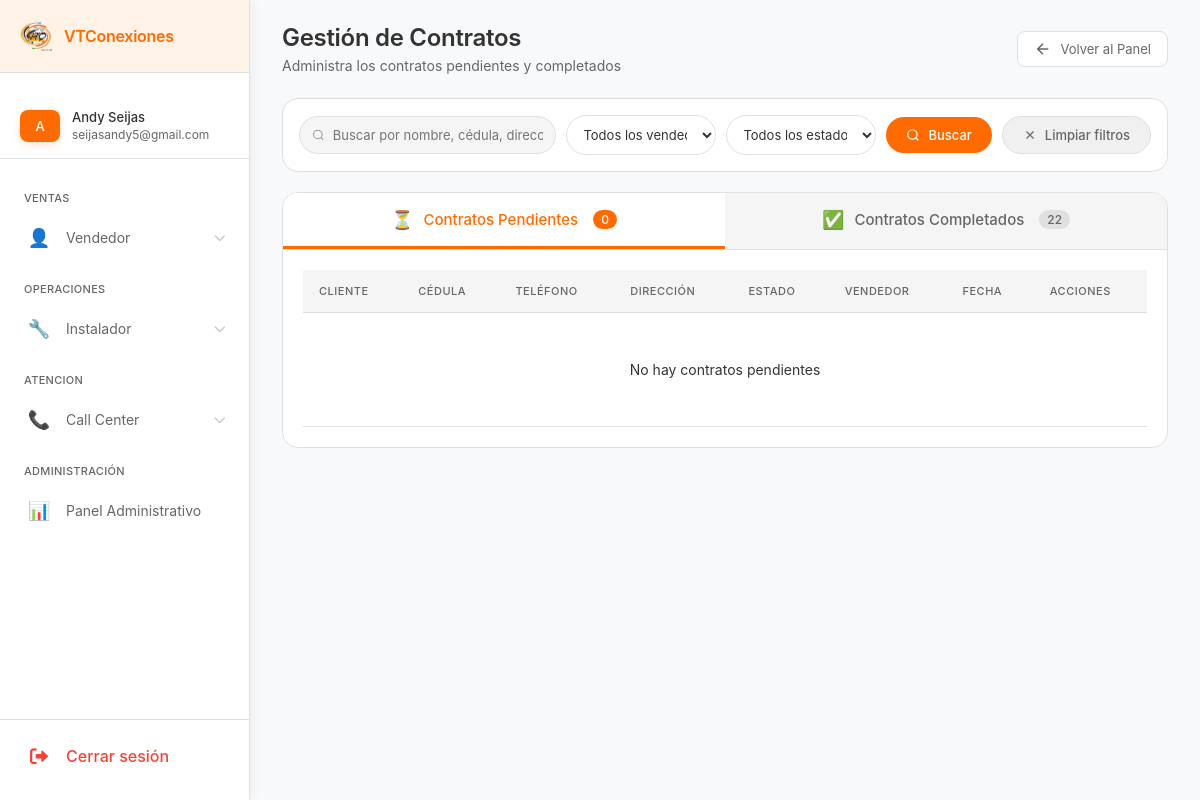
The page /administrador/contratos/ (signed in) on the database as committed earlier.
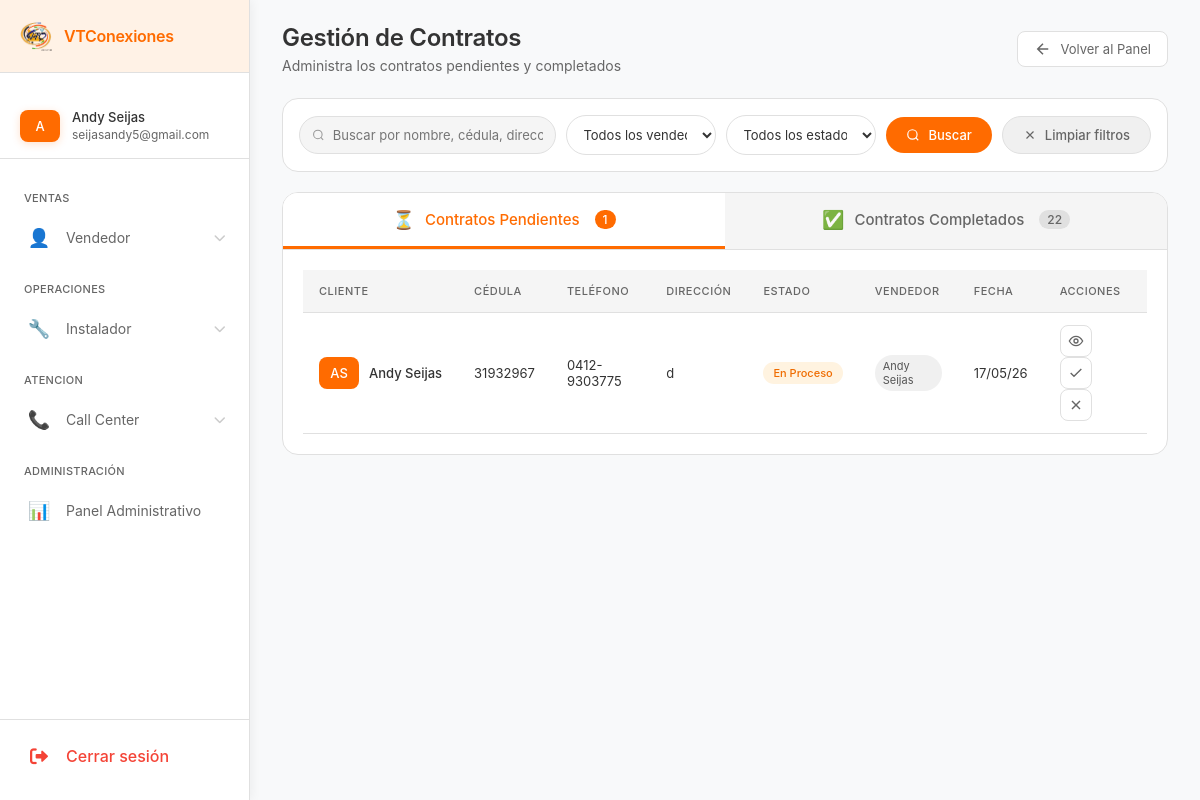
The same page on the database as committed later.
### myapp/models.py (models this page shows, shortened)
class ContratoCliente(models.Model):
    class SimplePlusChoices(models.TextChoices):
        SI = 'SI', 'Sí'
        NO = 'NO', 'No'
    class EstadoContrato(models.TextChoices):
        EN_PROCESO = 'EN_PROCESO', 'En Proceso'
        COMPLETADO = 'COMPLETADO', 'Completado'
        NO_COMPLETADO = 'NO_COMPLETADO', 'No Completado'
        RENUNCIADO = 'RENUNCIADO', 'Renunciado'
    cliente_potencial = models.ForeignKey('ClientePotencial',on_delete=models.CASCADE,related_name='contratos',verbose_name="Cliente Potencial")
    otro_telefono = models.CharField(max_length=20,verbose_name="Otro Teléfono",blank=True,null=True,help_text="Teléfono adicional de contacto")
    correo_electronico = models.EmailField(verbose_name="Correo Electrónico",max_length=254,unique=True)
    direccion_detallada = models.TextField(max_length=500,verbose_name="Dirección Detallada",help_text="Calle, avenida, urbanización, casa/edificio, piso, apartamento")
    fecha_nacimiento = models.DateField(verbose_name="Fecha de Nacimiento")
    plan_contratado = models.ForeignKey(Plan,on_delete=models.PROTECT,related_name='contratos',verbose_name="Plan a Contratar")
    simple_plus = models.CharField(max_length=2,choices=SimplePlusChoices.choices,default=SimplePlusChoices.NO,verbose_name="Simple Plus",help_text="¿El cliente tiene Simple Plus?")
    modalidad_equipo = models.ForeignKey(ModalidadEquipo,on_delete=models.PROTECT,related_name='contratos',verbose_name="Modalidad del Equipo")
    punto_referencia = models.CharField(max_length=255,verbose_name="Punto de Referencia",help_text="Referencia para encontrar la ubicación")
    tipo_vivienda = models.ForeignKey(TipoVivienda,on_delete=models.PROTECT,related_name='contratos',verbose_name="Tipo de Vivienda")
    numero_casa = models.CharField(max_length=50,verbose_name="Número de Casa/Edificio",help_text="Número de la casa, edificio, apartamento")
    latitud = models.FloatField(verbose_name="Latitud",blank=True, null=True,help_text="Coordenada de la ubicación del cliente")
    longitud = models.FloatField(verbose_name="Longitud",blank=True, null=True, help_text="Coordenada de la ubicación del cliente")
    cashea = models.BooleanField(
        default=False,
        verbose_name="Cashea"
    )
    numero_pago_movil = models.CharField(blank=True, null=True,max_length=20,verbose_name="Número de Pago Móvil",help_text="Número de teléfono donde se realizó el pago")
    foto_pago = models.ImageField(blank=True, null=True,upload_to='pagos/',verbose_name="Foto del Pago",help_text="Captura de pantalla o foto del comprobante de pago")
    red = models.ForeignKey(Red,on_delete=models.PROTECT,related_name='contratos',verbose_name="Red")
    ods = models.CharField(max_length=50,verbose_name="ODS",blank=True,null=True,help_text="Orden de Servicio (solo administrador)")
    customer_id = models.CharField(max_length=50,verbose_name="Customer ID",blank=True,null=True,help_text="ID del cliente en el sistema (solo administrador)")
    atr = models.CharField(default="*VTC Conexiones",max_length=50,verbose_name="ATR",blank=True,null=True,help_text="ATR")
    estado = models.CharField(max_length=15,choices=EstadoContrato.choices,default=EstadoContrato.EN_PROCESO,verbose_name="Estado del Contrato")
    creado_por = models.ForeignKey(User,on_delete=models.SET_NULL,null=True,blank=True,related_name='contratos_creados',verbose_name="Creado por")
    fecha_creacion = models.DateTimeField(
        verbose_name="Fecha de creación",
    )
    fecha_actualizacion = models.DateTimeField(
        auto_now=True,
        verbose_name="Última actualización"
    )
    fecha_completado = models.DateTimeField(
        null=True,
        blank=True,
        verbose_name="Fecha de completado",
        help_text="Fecha y hora en que el contrato cambió a COMPLETADO por primera vez"
    )
    class Meta:
        verbose_name = "Contrato de Cliente"
        verbose_name_plural = "Contratos de Clientes"
        ordering = ['-fecha_creacion']
        indexes = [
            models.Index(fields=['estado']),
            models.Index(fields=['fecha_creacion']),
            models.Index(fields=['correo_electronico']),
        ]

class ClientePotencial(models.Model):
    class InteresadoChoices(models.TextChoices):
        SI = 'SI', 'Sí'
        TAL_VEZ = 'TAL_VEZ', 'Tal vez'
        NO = 'NO', 'No'
    cedula = models.CharField(max_length=15,verbose_name="Cédula de Identidad",unique=True,  help_text="Ej: V-12345678, E-87654321",db_index=True)
    nombre = models.CharField(max_length=100,verbose_name="Nombre")
    apellido = models.CharField(max_length=100,verbose_name="Apellido")
    direccion = models.TextField(max_length=255,verbose_name="Dirección",blank=True,null=True)
    telefono = models.CharField(max_length=20, verbose_name="Teléfono",help_text="Ej: +58 412-1234567")
    posee_internet = models.BooleanField(default=False,verbose_name="¿Posee internet?", help_text="Marcar si ya tiene servicio de internet")
    interesado = models.CharField(max_length=10,choices=InteresadoChoices.choices,default=InteresadoChoices.TAL_VEZ,verbose_name="Nivel de interés")
    observacion = models.TextField(max_length=500,verbose_name="Observaciones",blank=True,null=True,help_text="Notas adicionales sobre el cliente")
    fecha_registro = models.DateField( default=datetime.date.today, verbose_name="Fecha de registro",help_text="Fecha en que se registró el cliente")
    creado_por = models.ForeignKey(User,on_delete=models.SET_NULL,  null=True,blank=True,related_name='clientes_potenciales_creados', verbose_name="Creado por",help_text="Usuario que registró este cliente")
    fecha_creacion = models.DateTimeField(auto_now_add=True,verbose_name="Fecha de creación en sistema")
    fecha_actualizacion = models.DateTimeField(auto_now=True,verbose_name="Última actualización")
    class Meta:
        verbose_name = "Cliente Potencial"
        verbose_name_plural = "Clientes Potenciales"
        ordering = ['-fecha_creacion']  # Ordenar por más recientes primero

### myapp/views_admin.py (the view, shortened to what this page needs)
# urls.py: path('administrador/contratos/', gestionar_contratos, name='gestionar_contratos'),
@login_required
def gestionar_contratos(request):
    es_admin = request.user.is_superuser or request.user.groups.filter(name='Administrador').exists()
    es_supervisor = request.user.groups.filter(name='Supervisor').exists()
    if not (es_admin or es_supervisor):
        messages.error(request, '⛔ Acceso denegado. No tienes permisos.')
        return redirect('dashboard')
    busqueda = request.GET.get('busqueda', '')
    vendedor_id = request.GET.get('vendedor', '')
    estado = request.GET.get('estado', '')
    tab_activa = request.GET.get('tab', 'pendientes')
    contratos_pendientes = ContratoCliente.objects.filter(
        Q(customer_id__isnull=True) | Q(customer_id='') |
        Q(ods__isnull=True) | Q(ods='')
    ).exclude(estado='NO_COMPLETADO').select_related('cliente_potencial', 'creado_por', 'plan_contratado')
    contratos_completados = ContratoCliente.objects.exclude(
        Q(customer_id__isnull=True) | Q(customer_id='') |
        Q(ods__isnull=True) | Q(ods='')
    ).exclude(estado='NO_COMPLETADO').select_related('cliente_potencial', 'creado_por', 'plan_contratado')
    contratos_no_completados = ContratoCliente.objects.filter(estado='NO_COMPLETADO').select_related('cliente_potencial', 'creado_por', 'plan_contratado')
    contratos_no_completados_count = contratos_no_completados.count()
    if estado == 'NO_COMPLETADO':
        contratos_activos = contratos_no_completados
    else:
        if tab_activa == 'pendientes':
            contratos_activos = contratos_pendientes
        else:
            contratos_activos = contratos_completados
    if vendedor_id and estado != 'NO_COMPLETADO':
        contratos_pendientes = contratos_pendientes.filter(creado_por_id=vendedor_id)
        contratos_completados = contratos_completados.filter(creado_por_id=vendedor_id)
    elif vendedor_id and estado == 'NO_COMPLETADO':
        contratos_no_completados = contratos_no_completados.filter(creado_por_id=vendedor_id)
    contratos_pendientes = contratos_pendientes.order_by('-fecha_creacion')
    contratos_completados = contratos_completados.order_by('-fecha_creacion')
    contratos_no_completados = contratos_no_completados.order_by('-fecha_creacion')
    from django.core.paginator import Paginator
    if estado == 'NO_COMPLETADO':
        paginator_pendientes = Paginator(contratos_no_completados, 10)
        page_pendientes = request.GET.get('page_pendientes', 1)
        contratos_pendientes_page = paginator_pendientes.get_page(page_pendientes)
        contratos_completados_page = []  # Vacío porque mostramos solo una tabla
        tab_activa = 'pendientes'
    else:
        paginator_pendientes = Paginator(contratos_pendientes, 10)
        page_pendientes = request.GET.get('page_pendientes', 1)
        contratos_pendientes_page = paginator_pendientes.get_page(page_pendientes)
        paginator_completados = Paginator(contratos_completados, 10)
        page_completados = request.GET.get('page_completados', 1)
        contratos_completados_page = paginator_completados.get_page(page_completados)
    from django.contrib.auth.models import User
    vendedores = User.objects.filter(is_active=True, groups__name='Vendedor').order_by('username')
    context = {
        'contratos_pendientes': contratos_pendientes_page,
        'contratos_pendientes_count': contratos_pendientes.count(),
        'contratos_completados': contratos_completados_page if estado != 'NO_COMPLETADO' else [],
        'contratos_completados_count': contratos_completados.count(),
        'contratos_no_completados_count': contratos_no_completados_count,
        'contratos_no_completados': contratos_no_completados if estado == 'NO_COMPLETADO' else [],
        'vendedores': vendedores,
        'busqueda': busqueda,
        'filtro_vendedor': vendedor_id,
        'filtro_estado': estado,
        'tab_activa': tab_activa,
        'es_admin': es_admin,
        'es_supervisor': es_supervisor,
        'mostrando_no_completados': estado == 'NO_COMPLETADO',
    }
    return render(request, 'Admin/gestionar_contratos.html', context)

### myapp/context_processors.py (called while the page is built)
def zona_horaria_venezuela(request):
    timezone.activate(pytz.timezone('America/Caracas'))
    return {}

### myapp/templates/Admin/gestionar_contratos.html (shortened to what the changed rows need)
{% extends 'Inicio_De_Sesion/base.html' %}
{% load static %}
{% block page_title %}Gestión de Contratos{% endblock %}
{% block content %}
<div class="tabs-container">
    <div class="tabs-header">
        <button class="tab-btn {% if tab_activa == 'pendientes' or not tab_activa %}active{% endif %}" onclick="cambiarTab('pendientes')" id="tab-pendientes-btn">
            <span class="tab-icon">⏳</span>
            {% if mostrando_no_completados %}
            Contratos No Completados
            {% else %}
            Contratos Pendientes
            {% endif %}
            <span class="tab-count">
                {% if mostrando_no_completados %}
                {{ contratos_no_completados_count }}
                {% else %}
                {{ contratos_pendientes_count }}
                {% endif %}
            </span>
        </button>
    </div>
    <div id="tab-pendientes" class="tab-content {% if tab_activa == 'pendientes' or not tab_activa %}active{% endif %}">
        <div class="table-container">
            <table class="table">
                <thead>
                    <tr>
                        <th>Cliente</th>
                        <th>Cédula</th>
                        <th>Teléfono</th>
                        <th>Dirección</th>
                        <th>Estado</th>
                        <th>Vendedor</th>
                        <th>Fecha</th>
                        <th>Acciones</th>
                    </tr>
                </thead>
                <tbody>
                    {% for contrato in contratos_pendientes %}
                    <tr>
                        <td>
                            <div class="user-cell">
                                <span class="user-avatar">{{ contrato.cliente_potencial.nombre|first|upper }}{{ contrato.cliente_potencial.apellido|first|upper }}</span>
                                <div>
                                    <div class="user-name">{{ contrato.cliente_potencial.nombre }} {{ contrato.cliente_potencial.apellido }}</div>
                                </div>
                            </div>
                        </td>
                        <td>{{ contrato.cliente_potencial.cedula }}</td>
                        <td>{{ contrato.cliente_potencial.telefono }}</td>
                        <td class="address-cell">{{ contrato.direccion_detallada|truncatechars:30|default:"—" }}</td>
                        <td>
                            {% if contrato.estado == 'EN_PROCESO' %}
                            <span class="badge proceso">En Proceso</span>
                            {% elif contrato.estado == 'COMPLETADO' %}
                            <span class="badge completado">Completado</span>
                            {% elif contrato.estado == 'NO_COMPLETADO' %}
                            <span class="badge no-completado">No Completado</span>
                            {% endif %}
                        </td>
                        <td>
                            <span class="vendedor-badge">{{ contrato.creado_por.get_full_name|default:contrato.creado_por.username }}</span>
                        </td>
                        <td>{{ contrato.fecha_creacion|date:"d/m/y" }}</td>
                        <td class="actions-cell">
                            <button class="action-btn" onclick="verContrato({{ contrato.id }})" title="Ver detalles">
                                <svg width="16" height="16" viewBox="0 0 24 24" fill="none" stroke="currentColor" stroke-width="2">
                                    <circle cx="12" cy="12" r="3"/>
                                    <path d="M22 12c-2.667 4.667-6 7-10 7s-7.333-2.333-10-7c2.667-4.667 6-7 10-7s7.333 2.333 10 7z"/>
                                </svg>
                            </button>
                            {% if contrato.estado != 'NO_COMPLETADO' and es_admin or es_supervisor %}
                            <button class="action-btn" onclick="abrirModalCompletar({{ contrato.id }})" title="Completar contrato">
                                <svg width="16" height="16" viewBox="0 0 24 24" fill="none" stroke="currentColor" stroke-width="2">
                                    <path d="M20 6L9 17l-5-5"/>
                                </svg>
                            </button>
                            {% endif %}
                            {% if contrato.estado == 'EN_PROCESO' and es_admin or es_supervisor %}
                            <button class="action-btn no-completado-btn" onclick="marcarNoCompletado({{ contrato.id }})" title="Marcar como No Completado">
                                <svg width="16" height="16" viewBox="0 0 24 24" fill="none" stroke="currentColor" stroke-width="2">
                                    <line x1="18" y1="6" x2="6" y2="18"/>
                                    <line x1="6" y1="6" x2="18" y2="18"/>
                                </svg>
                            </button>
                            {% endif %}
                        </td>
                    </tr>
                    {% empty %}
                    <tr>
                        <td colspan="8" class="empty">
                            {% if mostrando_no_completados %}
                            No hay contratos No Completados
                            {% else %}
                            No hay contratos pendientes
                            {% endif %}
                        </td>
                    </tr>
                    {% endfor %}
                </tbody>
            </table>
        </div>
    </div>
</div>
{% endblock %}

Rows that differ between the two databases and show on the page:
added ContratoCliente: cliente_potencial.nombre|first "A", cliente_potencial.apellido|first "S", cliente_potencial.nombre "Andy", cliente_potencial.apellido "Seijas", cliente_potencial.cedula "31932967", cliente_potencial.telefono "0412-9303775", direccion_detallada "d", estado "En Proceso", creado_por.get_full_name "Andy Seijas", fecha_creacion "17/05/26"
Other text that changed with them:
{{ contratos_pendientes_count }}: "0" → "1"
text no longer shown: "No hay contratos pendientes"
